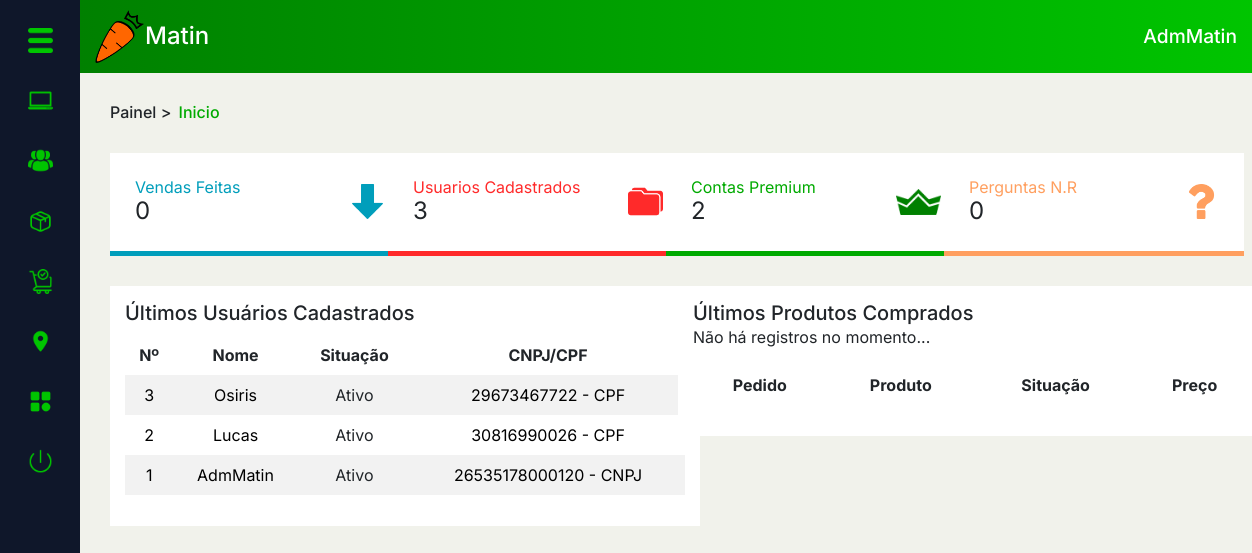
The app's page /PAGES/dashboard.php (signed in), older data.
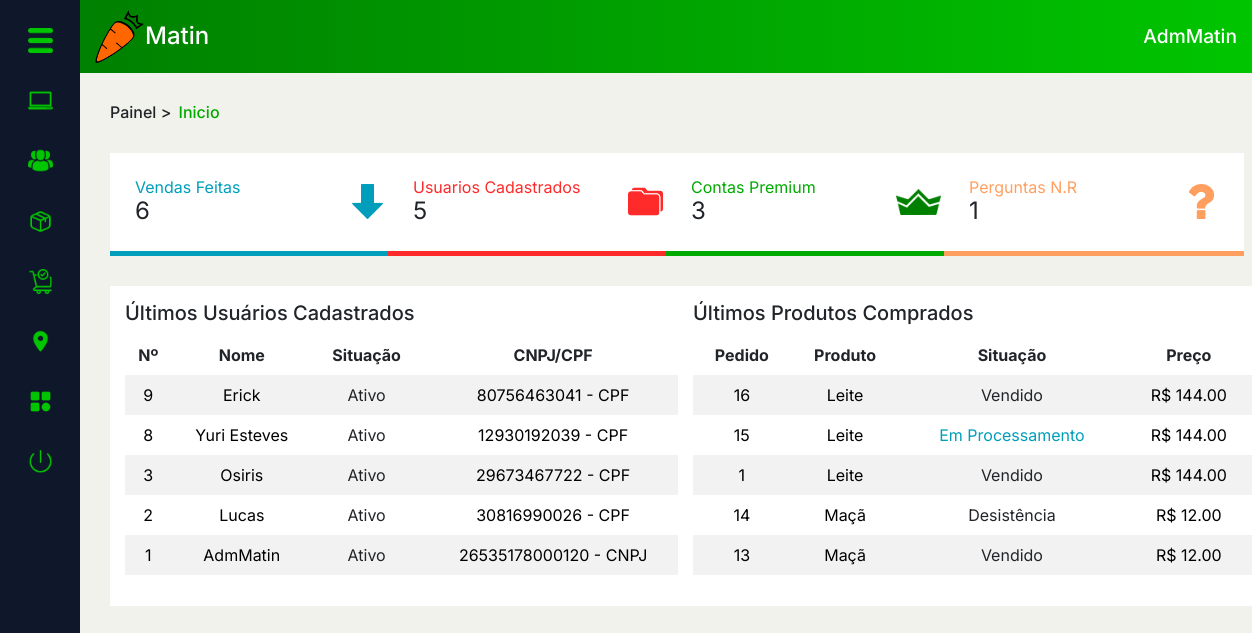
The same page, newer data.
### tables this page shows
CREATE TABLE `usuario` (
  `idUsu` int(11) NOT NULL,
  `nome_usu` varchar(50) NOT NULL,
  `ativo` enum('0','1') NOT NULL DEFAULT '1',
  `data_criacao` date NOT NULL,
  `email_usu` varchar(100) NOT NULL,
  `senha_usu` varchar(45) NOT NULL,
  `tel_usu` varchar(45) NOT NULL,
  `fotos_usu` varchar(45) DEFAULT NULL,
  `premium` enum('0','1') NOT NULL,
  `NR` varchar(45) NOT NULL,
  `comp` varchar(45) NOT NULL,
  `TCIR` enum('CPF','CNPJ') NOT NULL,
  `NRCIR` varchar(45) NOT NULL,
  `nvl_usu` enum('A','F','C') NOT NULL DEFAULT 'C',
  `Local_CEP` int(11) NOT NULL,
  `tipoLocal` enum('casa','trabalho') NOT NULL,
  `infoAddLocal` varchar(100) NOT NULL
);

CREATE TABLE `npedido` (
  `idNPedido` int(11) NOT NULL,
  `situacao` enum('CF','CA','CNR','A') NOT NULL,
  `data_criacao` date NOT NULL,
  `qnt_pedida` int(11) NOT NULL,
  `tipoqnt_ped` enum('kg','unid') NOT NULL,
  `idProduto` int(11) NOT NULL,
  `idUsuComprador` int(11) NOT NULL,
  `idUsuVendedor` int(11) NOT NULL
);

CREATE TABLE `produto` (
  `idProduto` int(11) NOT NULL,
  `nome_prod` varchar(100) NOT NULL,
  `qnt_prod_estoque` int(11) NOT NULL,
  `data_criacao_prod` date NOT NULL,
  `preco_prod` decimal(5,2) NOT NULL,
  `fotos_prod` varchar(100) NOT NULL DEFAULT 'sem_foto.png',
  `qnt_vendas` int(11) NOT NULL,
  `promocao` int(11) DEFAULT NULL,
  `parcela` int(11) DEFAULT NULL,
  `idCarrinho` int(11) NOT NULL,
  `idFavoritos` int(11) NOT NULL,
  `idCategoria` int(11) NOT NULL
);

### MODEL/autenticacao.php (called while the page is built, shortened)
<?php
function pegarIDUsuario(){
    return $_SESSION['idUsu'];
}
?>

### PAGES/DASHBOARD/dash_ini.php (the view, shortened to what the rows shown need)
<?php
if ($idUsu == '1') {
?>
    <div class="container-main">
        <div class="listas">
            <div class="row" style="display: flex; justify-content: space-between !important; ">
                <div class="col-md-6">
                    <div class="listUsu">
                        <table class="table table-striped">
                            <thead>
                                <tr>
                                    <th scope="col">Nº</th>
                                    <th scope="col">Nome</th>
                                    <th scope="col">Situação</th>
                                    <th scope="col">CNPJ/CPF</th>
                                </tr>
                            </thead>
                            <tbody>
                                <?php
                                $selectP = "SELECT * FROM usuario ORDER BY idUsu DESC LIMIT 5";
                                $selectP = $cx->prepare($selectP);
                                $selectP->setFetchMode(PDO::FETCH_ASSOC);
                                $selectP->execute();
                                $total = $selectP->rowCount();
                                if ($total == 0) {
                                    echo "<p class='txtVermelho'>Não há registros no momento...</p>";
                                } else {
                                    while ($dados = $selectP->fetch()) {
                                        echo "<tr>";
                                        echo "<td scope='row'>{$dados['idUsu']}</td>";
                                        echo "<td>{$dados['nome_usu']}</td>";
                                        if ($dados['ativo'] == 1) {
                                            echo "<td class='txtVerde'>Ativo</td>";
                                        } else {
                                            echo "<td class='txtVermelho'>Bloqueado</td>";
                                        }
                                        echo "<td>{$dados['NRCIR']} - {$dados['TCIR']}</td>";
                                        echo "</tr>";
                                    }
                                }
                                ?>
                            </tbody>
                        </table>
                    </div>
                </div>
                <div class="col-md-6">
                    <div class="prodlist">
                        <table class="table table-striped">
                            <thead>
                                <tr>
                                    <th scope="col">Pedido</th>
                                    <th scope="col">Produto</th>
                                    <th scope="col">Situação</th>
                                    <th scope="col">Preço</th>
                                </tr>
                            </thead>
                            <tbody>
                                <?php
                                $selectP = "SELECT * from npedido n INNER JOIN produto p ON n.idProduto = p.idProduto ORDER BY n.idProduto DESC LIMIT 5";
                                $selectP = $cx->prepare($selectP);
                                $selectP->setFetchMode(PDO::FETCH_ASSOC);
                                $selectP->execute();
                                $total = $selectP->rowCount();
                                if ($total == 0) {
                                    echo "<p class='txtVermelho'>Não há registros no momento...</p>";
                                } else {
                                    while ($dados = $selectP->fetch()) {
                                        echo "<tr>";
                                        echo "<td scope='row'>{$dados['idNPedido']}</td>";
                                        echo "<td>{$dados['nome_prod']}</td>";
                                        if ($dados['situacao'] == 'CNR') {
                                            echo "<td class='txtVermelho'>Desistência</td>";
                                        } elseif ($dados['situacao'] == 'CF') {
                                            echo "<td class='txtVerde'>Vendido</td>";
                                        } elseif ($dados['situacao'] == 'A') {
                                            echo "<td class='txtAzul'>Em Processamento</td>";
                                        }
                                        echo "<td>R$ {$dados['preco_prod']}</td>";
                                        echo "</tr>";
                                    }
                                }
                                ?>
                            </tbody>
                        </table>
                    </div>
                </div>
            </div>
        </div>
    </div>
<?php } ?>

### PAGES/DASHBOARD/headerDash.php (shortened to what the rows shown need)
<?php
if (isset($idUsu)) {
    $selectQ = "SELECT * FROM usuario WHERE idUsu = $idUsu";
    $selectP = $cx->prepare($selectQ);
    $selectP->execute();
    $dados = $selectP->fetch(PDO::FETCH_ASSOC);
}
?>
<nav class="d-flex justify-content-between align-items-center">
    <a href="../index.php">
        <div class="logo">
            <h1>Matin</h1>
        </div>
    </a>
    <div class="usuario">
        <h1><?php echo $dados['nome_usu'] ?></h1>
    </div>
</nav>

Row changes from the older to the newer data that the page shows:
added usuario: idUsu "9", nome_usu "Erick", ativo "Ativo", NRCIR "80756463041", TCIR "CPF"
added usuario: idUsu "8", nome_usu "Yuri Esteves", ativo "Ativo", NRCIR "12930192039", TCIR "CPF"
added npedido: idNPedido "16", idProduto.nome_prod "Leite", situacao "Vendido", idProduto.preco_prod "144.00"
added npedido: idNPedido "15", idProduto.nome_prod "Leite", situacao "Em Processamento", idProduto.preco_prod "144.00"
added npedido: idNPedido "1", idProduto.nome_prod "Leite", situacao "Vendido", idProduto.preco_prod "144.00"
added npedido: idNPedido "14", idProduto.nome_prod "Maçã", situacao "Desistência", idProduto.preco_prod "12.00"
added npedido: idNPedido "13", idProduto.nome_prod "Maçã", situacao "Vendido", idProduto.preco_prod "12.00"
Text that changed along with them:
$RC: "0" → "6"
$total: "3" → "5"
$total: "2" → "3"
$total: "0" → "1"
text no longer shown: "Não há registros no momento..."
